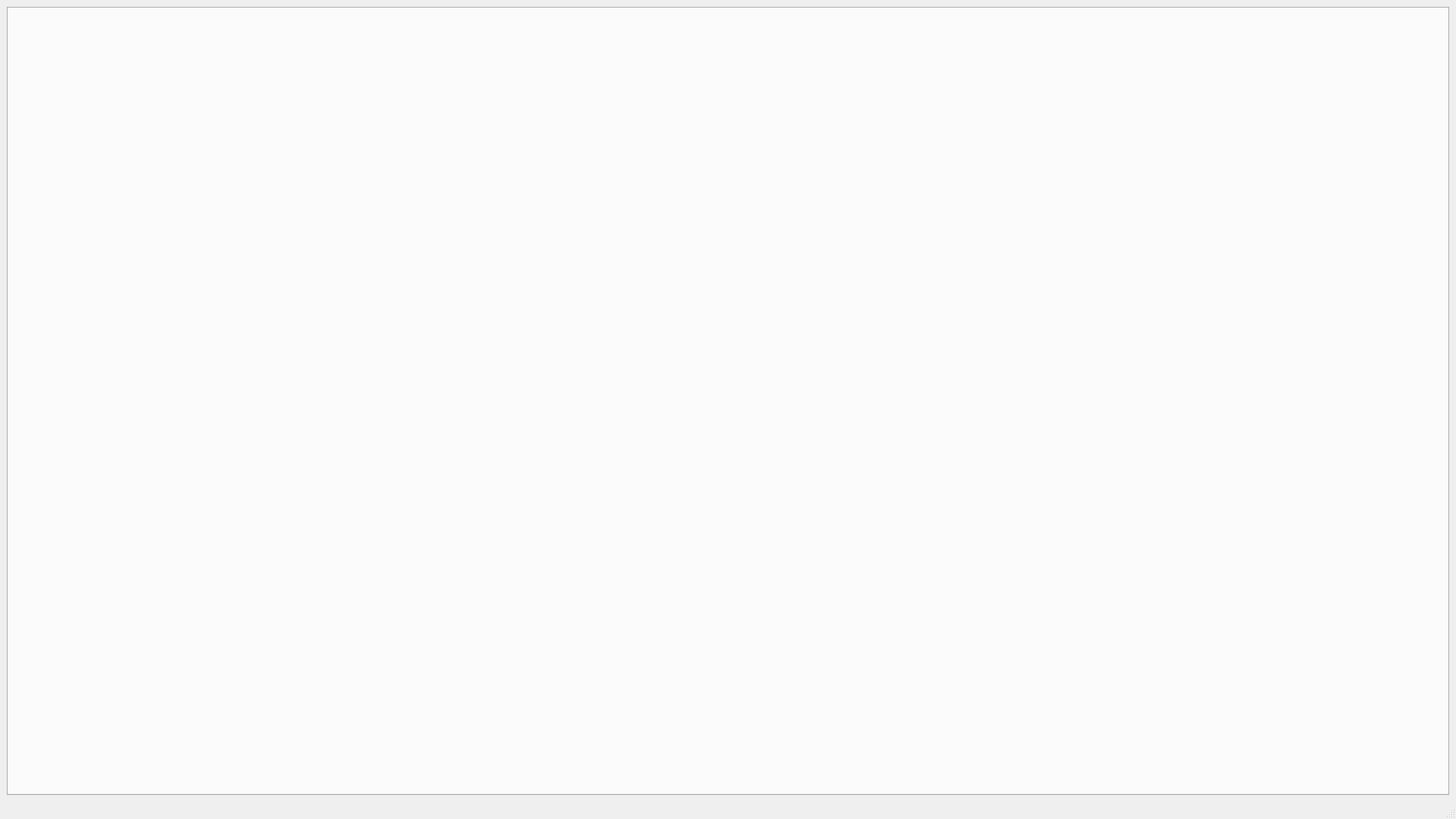
<?xml version="1.0" encoding="UTF-8"?>
<ui version="4.0">
 <class>DashboardWindow</class>
 <widget class="QMainWindow" name="DashboardWindow">
 <property name="geometry">
  <rect>
   <x>0</x>
   <y>0</y>
   <width>1920</width>
   <height>1080</height>
  </rect>
 </property>
 <property name="minimumSize">
  <size>
   <width>1920</width>
   <height>1080</height>
  </size>
 </property>
  <property name="windowTitle">
   <string>Shopee Main Service Dashboard v5.2 (Modular UI)</string>
  </property>
  <widget class="QWidget" name="centralwidget">
   <layout class="QVBoxLayout" name="verticalLayout">
    <item>
     <widget class="QTabWidget" name="tab_widget">
      <property name="currentIndex">
       <number>-1</number>
      </property>
     </widget>
    </item>
   </layout>
  </widget>
  <widget class="QStatusBar" name="statusbar"/>
 </widget>
 <resources/>
 <connections/>
</ui>
